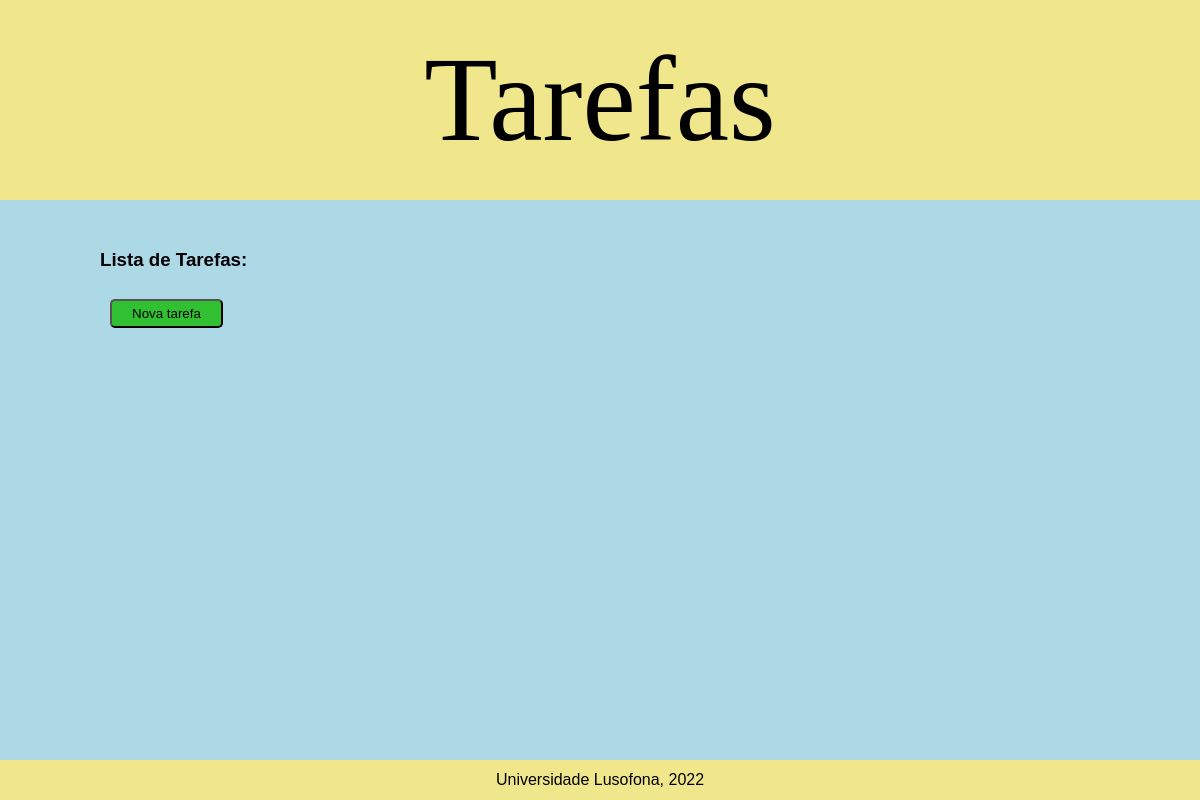
The app's page /, older data.
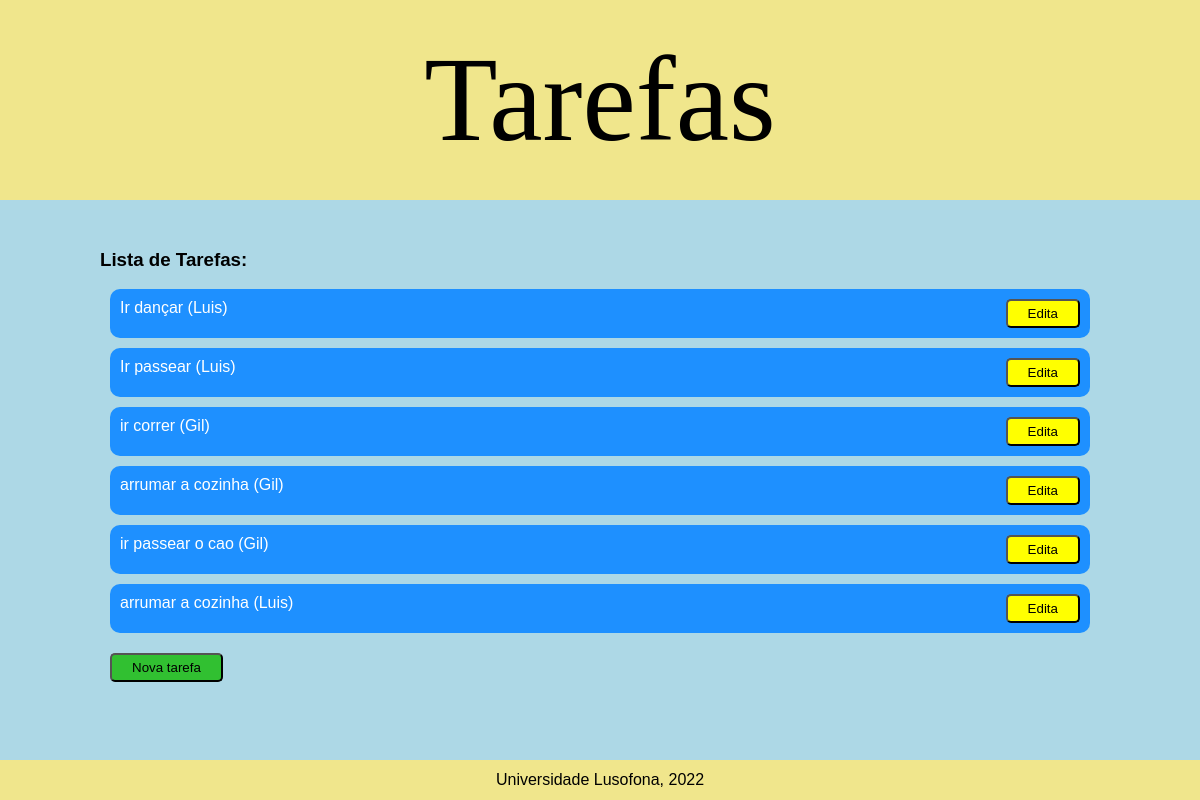
The same page, newer data.
### tarefas/models.py (models this page shows)
class Tarefa(models.Model):
    descricao = models.CharField(max_length=50)
    prioridade = models.IntegerField(null=True, blank=True)
    tarefeiro = models.ForeignKey(
        'Tarefeiro',
        on_delete=models.CASCADE,
        related_name='tarefas',
        null=True
        )
    def __str__(self):
        return f"{self.descricao} ({self.tarefeiro})"

class Tarefeiro(models.Model):
    nome = models.CharField(max_length=50)
    def __str__(self):
        return self.nome

### tarefas/views.py (the view)
# urls.py: path('', views.lista_view, name="lista"),
def lista_view(request):
    context = {
        'tarefas': Tarefa.objects.all()
    }
    return render(request, 'tarefas/lista.html', context)

### tarefas/templates/tarefas/lista.html (shortened to what this page needs)
{% extends "tarefas/layout.html" %}
{% block main %}
<h3>Lista de Tarefas:</h3>
    {% for tarefa in tarefas  %}
      <div class="tarefa">
        <div>
          {{ tarefa }}
        </div>
        <div>
          <a href="{% url 'edita' tarefa.id %}">
            <button>Edita</button>
          </a>
        </div>
      </div>
    {% endfor %}
<a href="{% url 'nova' %}">
    <button id="nova">Nova tarefa</button>
</a>
{% endblock main %}

Row changes from the older to the newer data that the page shows:
added Tarefa: descricao+tarefeiro "Ir dançar (Luis)"
added Tarefa: descricao+tarefeiro "Ir passear (Luis)"
added Tarefa: descricao+tarefeiro "ir correr (Gil)"
added Tarefa: descricao+tarefeiro "arrumar a cozinha (Gil)"
added Tarefa: descricao+tarefeiro "ir passear o cao (Gil)"
added Tarefa: descricao+tarefeiro "arrumar a cozinha (Luis)"
